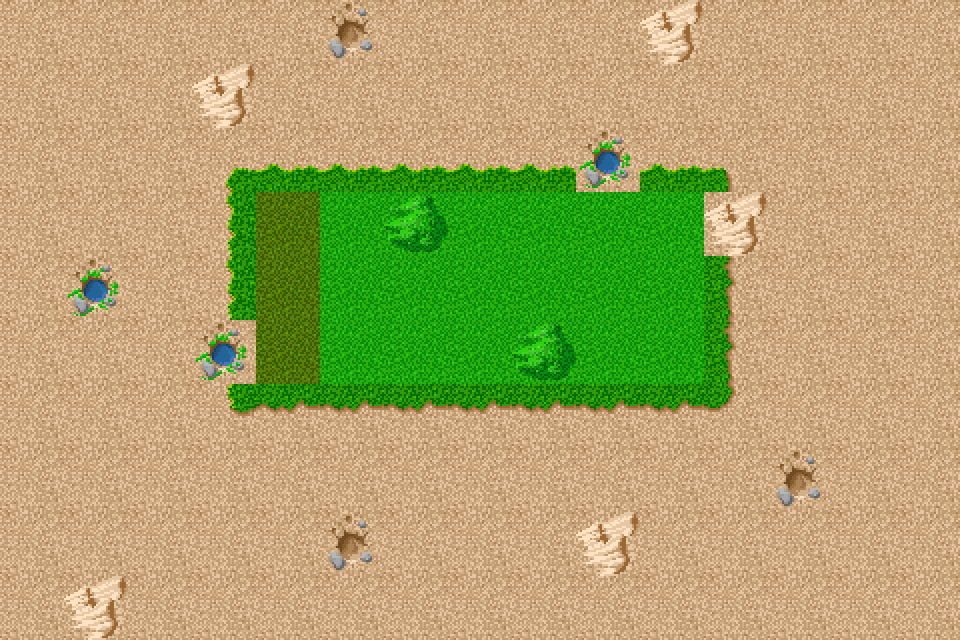

Tiled map render using the project's own tile images. Description and the whole map definition, tile-layer contents included, below:
An orthogonal 15x10 tile map with 64x64 px tiles, 2 tile layers (background, meta), 2 tilesets and 3 objects (3x Enemy).

<map version="1.0" orientation="orthogonal" width="15" height="10" tilewidth="64" tileheight="64">
 <tileset firstgid="1" name="dg_edging132_2x" tilewidth="64" tileheight="64">
  <image source="dg_edging132_2x.png" width="512" height="1024" />
 </tileset>
 <tileset firstgid="129" name="meta_layer" tilewidth="64" tileheight="64">
  <image source="meta_layer.png" width="128" height="64" />
  <tile id="0">
   <properties>
    <property name="move" value="true" />
    <property name="put" value="true" />
   </properties>
  </tile>
  <tile id="1">
   <properties>
    <property name="move" value="true" />
   </properties>
  </tile>
 </tileset>
 <layer name="background" width="15" height="10">
  <data>
   <tile gid="118" />
   <tile gid="118" />
   <tile gid="118" />
   <tile gid="118" />
   <tile gid="118" />
   <tile gid="120" />
   <tile gid="118" />
   <tile gid="118" />
   <tile gid="118" />
   <tile gid="118" />
   <tile gid="119" />
   <tile gid="118" />
   <tile gid="118" />
   <tile gid="118" />
   <tile gid="118" />
   <tile gid="118" />
   <tile gid="118" />
   <tile gid="118" />
   <tile gid="119" />
   <tile gid="118" />
   <tile gid="118" />
   <tile gid="118" />
   <tile gid="118" />
   <tile gid="118" />
   <tile gid="118" />
   <tile gid="118" />
   <tile gid="118" />
   <tile gid="118" />
   <tile gid="118" />
   <tile gid="118" />
   <tile gid="118" />
   <tile gid="118" />
   <tile gid="118" />
   <tile gid="33" />
   <tile gid="34" />
   <tile gid="34" />
   <tile gid="34" />
   <tile gid="34" />
   <tile gid="34" />
   <tile gid="121" />
   <tile gid="34" />
   <tile gid="36" />
   <tile gid="118" />
   <tile gid="118" />
   <tile gid="118" />
   <tile gid="118" />
   <tile gid="118" />
   <tile gid="118" />
   <tile gid="41" />
   <tile gid="122" />
   <tile gid="122" />
   <tile gid="123" />
   <tile gid="122" />
   <tile gid="122" />
   <tile gid="122" />
   <tile gid="122" />
   <tile gid="119" />
   <tile gid="118" />
   <tile gid="118" />
   <tile gid="118" />
   <tile gid="118" />
   <tile gid="121" />
   <tile gid="118" />
   <tile gid="41" />
   <tile gid="122" />
   <tile gid="122" />
   <tile gid="122" />
   <tile gid="122" />
   <tile gid="122" />
   <tile gid="122" />
   <tile gid="122" />
   <tile gid="44" />
   <tile gid="118" />
   <tile gid="118" />
   <tile gid="118" />
   <tile gid="118" />
   <tile gid="118" />
   <tile gid="118" />
   <tile gid="121" />
   <tile gid="122" />
   <tile gid="122" />
   <tile gid="122" />
   <tile gid="122" />
   <tile gid="123" />
   <tile gid="122" />
   <tile gid="122" />
   <tile gid="44" />
   <tile gid="118" />
   <tile gid="118" />
   <tile gid="118" />
   <tile gid="118" />
   <tile gid="118" />
   <tile gid="118" />
   <tile gid="57" />
   <tile gid="58" />
   <tile gid="58" />
   <tile gid="58" />
   <tile gid="58" />
   <tile gid="58" />
   <tile gid="58" />
   <tile gid="58" />
   <tile gid="60" />
   <tile gid="118" />
   <tile gid="118" />
   <tile gid="118" />
   <tile gid="118" />
   <tile gid="118" />
   <tile gid="118" />
   <tile gid="118" />
   <tile gid="118" />
   <tile gid="118" />
   <tile gid="118" />
   <tile gid="118" />
   <tile gid="118" />
   <tile gid="118" />
   <tile gid="118" />
   <tile gid="118" />
   <tile gid="120" />
   <tile gid="118" />
   <tile gid="118" />
   <tile gid="118" />
   <tile gid="118" />
   <tile gid="118" />
   <tile gid="118" />
   <tile gid="118" />
   <tile gid="120" />
   <tile gid="118" />
   <tile gid="118" />
   <tile gid="118" />
   <tile gid="119" />
   <tile gid="118" />
   <tile gid="118" />
   <tile gid="118" />
   <tile gid="118" />
   <tile gid="118" />
   <tile gid="118" />
   <tile gid="119" />
   <tile gid="118" />
   <tile gid="118" />
   <tile gid="118" />
   <tile gid="118" />
   <tile gid="118" />
   <tile gid="118" />
   <tile gid="118" />
   <tile gid="118" />
   <tile gid="118" />
   <tile gid="118" />
   <tile gid="118" />
   <tile gid="118" />
   <tile gid="118" />
  </data>
 </layer>
 <objectgroup name="object" width="15" height="10">
  <object name="SpawnPoint" type="Enemy" x="649" y="201" width="46" height="46">
   <properties>
    <property name="role" value="0" />
   </properties>
  </object>
  <object name="SpawnPoint" type="Enemy" x="650" y="266" width="44" height="47">
   <properties>
    <property name="role" value="1" />
   </properties>
  </object>
  <object name="SpawnPoint" type="Enemy" x="653" y="329" width="41" height="47">
   <properties>
    <property name="role" value="2" />
   </properties>
  </object>
 </objectgroup>
 <layer name="meta" width="15" height="10">
  <data>
   <tile gid="0" />
   <tile gid="0" />
   <tile gid="0" />
   <tile gid="0" />
   <tile gid="0" />
   <tile gid="0" />
   <tile gid="0" />
   <tile gid="0" />
   <tile gid="0" />
   <tile gid="0" />
   <tile gid="0" />
   <tile gid="0" />
   <tile gid="0" />
   <tile gid="0" />
   <tile gid="0" />
   <tile gid="0" />
   <tile gid="0" />
   <tile gid="0" />
   <tile gid="0" />
   <tile gid="0" />
   <tile gid="0" />
   <tile gid="0" />
   <tile gid="0" />
   <tile gid="0" />
   <tile gid="0" />
   <tile gid="0" />
   <tile gid="0" />
   <tile gid="0" />
   <tile gid="0" />
   <tile gid="0" />
   <tile gid="0" />
   <tile gid="0" />
   <tile gid="0" />
   <tile gid="0" />
   <tile gid="0" />
   <tile gid="0" />
   <tile gid="0" />
   <tile gid="0" />
   <tile gid="0" />
   <tile gid="0" />
   <tile gid="0" />
   <tile gid="0" />
   <tile gid="0" />
   <tile gid="0" />
   <tile gid="0" />
   <tile gid="0" />
   <tile gid="0" />
   <tile gid="0" />
   <tile gid="0" />
   <tile gid="129" />
   <tile gid="130" />
   <tile gid="130" />
   <tile gid="130" />
   <tile gid="130" />
   <tile gid="130" />
   <tile gid="130" />
   <tile gid="0" />
   <tile gid="0" />
   <tile gid="0" />
   <tile gid="0" />
   <tile gid="0" />
   <tile gid="0" />
   <tile gid="0" />
   <tile gid="0" />
   <tile gid="129" />
   <tile gid="130" />
   <tile gid="130" />
   <tile gid="130" />
   <tile gid="130" />
   <tile gid="130" />
   <tile gid="130" />
   <tile gid="0" />
   <tile gid="0" />
   <tile gid="0" />
   <tile gid="0" />
   <tile gid="0" />
   <tile gid="0" />
   <tile gid="0" />
   <tile gid="0" />
   <tile gid="129" />
   <tile gid="130" />
   <tile gid="130" />
   <tile gid="130" />
   <tile gid="130" />
   <tile gid="130" />
   <tile gid="130" />
   <tile gid="0" />
   <tile gid="0" />
   <tile gid="0" />
   <tile gid="0" />
   <tile gid="0" />
   <tile gid="0" />
   <tile gid="0" />
   <tile gid="0" />
   <tile gid="0" />
   <tile gid="0" />
   <tile gid="0" />
   <tile gid="0" />
   <tile gid="0" />
   <tile gid="0" />
   <tile gid="0" />
   <tile gid="0" />
   <tile gid="0" />
   <tile gid="0" />
   <tile gid="0" />
   <tile gid="0" />
   <tile gid="0" />
   <tile gid="0" />
   <tile gid="0" />
   <tile gid="0" />
   <tile gid="0" />
   <tile gid="0" />
   <tile gid="0" />
   <tile gid="0" />
   <tile gid="0" />
   <tile gid="0" />
   <tile gid="0" />
   <tile gid="0" />
   <tile gid="0" />
   <tile gid="0" />
   <tile gid="0" />
   <tile gid="0" />
   <tile gid="0" />
   <tile gid="0" />
   <tile gid="0" />
   <tile gid="0" />
   <tile gid="0" />
   <tile gid="0" />
   <tile gid="0" />
   <tile gid="0" />
   <tile gid="0" />
   <tile gid="0" />
   <tile gid="0" />
   <tile gid="0" />
   <tile gid="0" />
   <tile gid="0" />
   <tile gid="0" />
   <tile gid="0" />
   <tile gid="0" />
   <tile gid="0" />
   <tile gid="0" />
   <tile gid="0" />
   <tile gid="0" />
   <tile gid="0" />
   <tile gid="0" />
   <tile gid="0" />
   <tile gid="0" />
   <tile gid="0" />
   <tile gid="0" />
   <tile gid="0" />
  </data>
 </layer>
</map>